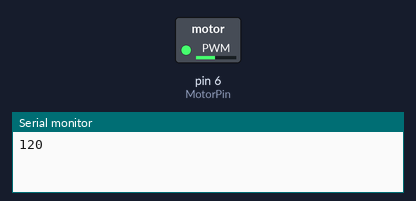
This sketch was run on a simulated Arduino Uno, built with avr-gcc and run on an emulated ATmega328P. On the bench: switched loads named in the sketch (green lamp = pin HIGH), the last lines printed to the serial monitor.

Above: at 0.1 s.
At 39.1 s:
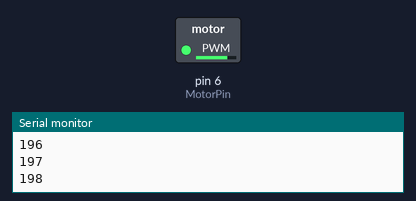
Timing chart, 0 to 40.0 s (numbered marks = the images above):
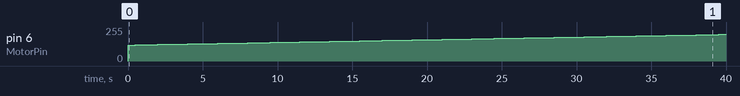

Measured:
- by itself, pin 6 (MotorPin): moves from 0/255 to 199/255 over 39.5 s

The sketch:

MotorControl.ino
```cpp
int MotorPin = 6;


void setup()
{
  Serial.begin(9600);

}


void loop()
{

   for(int motor_speed = 120 ; motor_speed <= 255; motor_speed ++)
   {
     move_motor(motor_speed);
   }


}

void move_motor(int motor_speed)
{
        analogWrite(MotorPin, motor_speed);
        Serial.println(motor_speed);
        delay(500);
}
```
